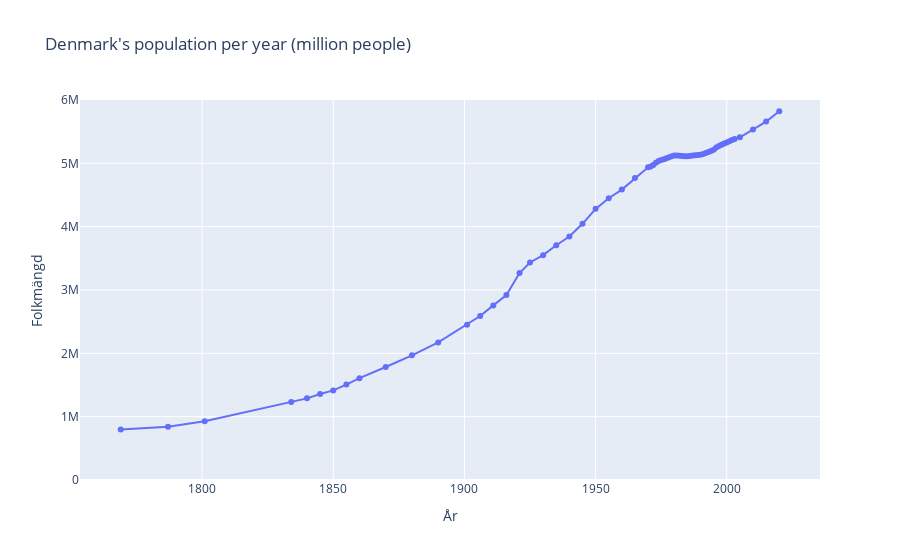

This figure's notebook cell:
### Code cell
# Plot Denmarks populations
px.line(
    denmarkpop, 
    x="År", y="Folkmängd", 
    title="Denmark's population per year (million people)",
    markers=True,
    range_y=[0,6e6]
)

### Figure 1 — Plotly figure (JSON) as saved in the notebook; plotly's stock layout.template omitted (floating-point values rounded to 4 significant figures)
{"data": [{"hovertemplate": "År=%{x}<br>Folkmängd=%{y}<extra></extra>", "legendgroup": "", "line": {"color": "#636efa", "dash": "solid"}, "marker": {"symbol": "circle"}, "mode": "markers+lines", "name": "", "orientation": "v", "showlegend": false, "type": "scatter", "x": [1769, 1787, 1801, 1834, 1840, 1845, 1850, 1855, 1860, 1870, 1880, 1890, 1901, 1906, 1911, 1916, 1921, 1925, 1930, 1935, 1940, 1945, 1950, 1955, 1960, 1965, 1970, 1971, 1972, 1973, 1974, 1975, 1976, 1977, 1978, 1979, 1980, 1981, 1982, 1983, 1984, 1985, 1986, 1987, 1988, 1989, 1990, 1991, 1992, 1993, 1994, 1995, 1996, 1997, 1998, 1999, 2000, 2001, 2002, 2003, 2005, 2010, 2015, 2020], "xaxis": "x", "y": [797584, 841806, 929001, 1230964, 1289075, 1356877, 1414648, 1507222, 1608362, 1784741, 1969039, 2172380, 2449540, 2588919, 2757076, 2921362, 3267831, 3434555, 3550656, 3706349, 3844312, 4045232, 4281275, 4448401, 4585256, 4767597, 4937579, 4950598, 4975653, 5007538, 5036184, 5054410, 5065313, 5079879, 5096959, 5111537, 5122065, 5123989, 5119155, 5116464, 5112130, 5111108, 5116273, 5124794, 5129254, 5129778, 5135409, 5146469, 5162126, 5180614, 5196642, 5215718, 5251027, 5275121, 5294860, 5313577, 5330020, 5349212, 5368354, 5383507, 5411405, 5534738, 5659715, 5822763], "yaxis": "y"}], "layout": {"legend": {"tracegroupgap": 0}, "title": {"text": "Denmark's population per year (million people)"}, "xaxis": {"anchor": "y", "domain": [0, 1], "title": {"text": "År"}}, "yaxis": {"anchor": "x", "domain": [0, 1], "range": [0, 6000000], "title": {"text": "Folkmängd"}}}}
